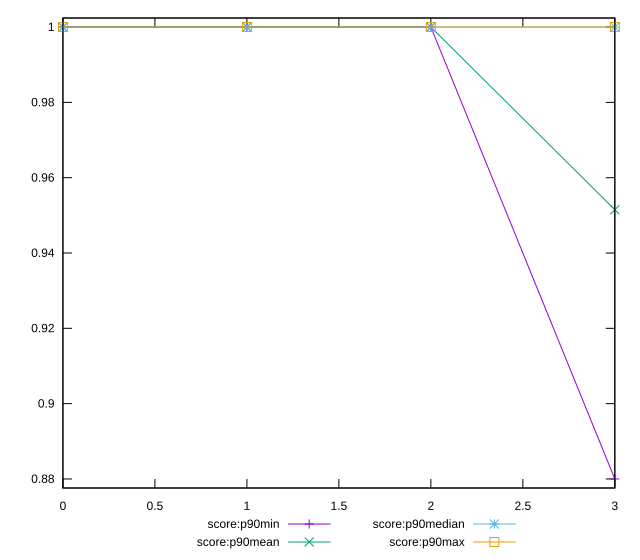

Write gnuplot code to recreate this figure.
reset

$scoreP90Min <<EOF
0 1
1 1
2 1
3 0.88
EOF

$scoreP90Mean <<EOF
0 1
1 1
2 1
3 0.9514893617021272
EOF

$scoreP90Median <<EOF
0 1
1 1
2 1
3 1
EOF

$scoreP90Max <<EOF
0 1
1 1
2 1
3 1
EOF

set key outside below
set xrange [0:3]
set yrange [0.8776:1.0024]
set trange [0.8776:1.0024]
set terminal svg size 640, 560 enhanced background rgb 'white'
set output "reports/report_00032_2021-02-25T10-28-15.087Z/legacy-javascript/progression/score.svg"

plot $scoreP90Min title "score:p90min" with linespoints, \
     $scoreP90Mean title "score:p90mean" with linespoints, \
     $scoreP90Median title "score:p90median" with linespoints, \
     $scoreP90Max title "score:p90max" with linespoints

reset
